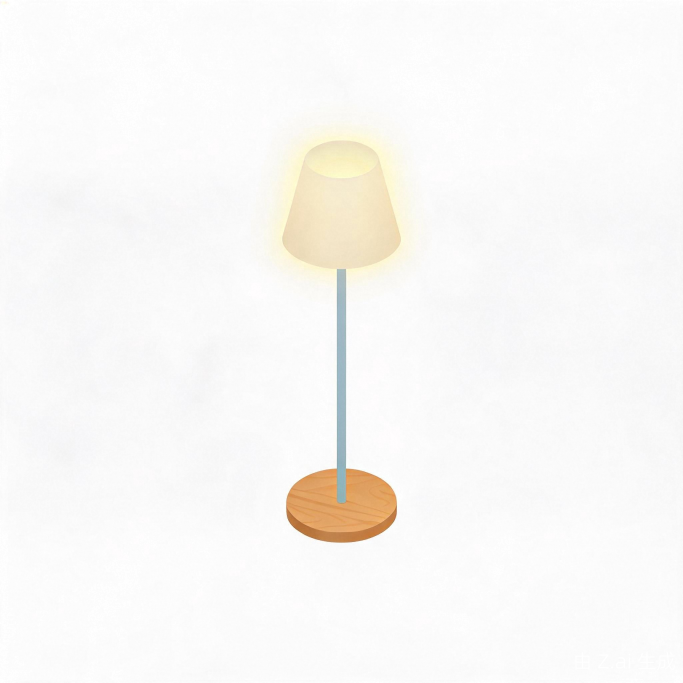
#> input picture dsh-room/room/packs/default/furniture/raw/lamp.jpg, 2048 x 2048 px, given in place of bedroom.jpg, which was not available (shown at 1/3 size)
$ python room-furnish.py
#> lines starting #> are read from the running program, lines starting #| are printed output that depends on the picture; after the words box and inside, x2 and y2 are one past the last pixel; in counts of white or black regions, pixels touching at a corner belong together
#!/usr/bin/env python3
# -*- coding: utf-8 -*-
"""
room-furnish.py · 房间素材加工（s2.0）
从 furniture/raw/*.jpg 重新生成家具透明贴图，修掉旧 PNG 的抠图破洞/黑渣/画布偏移：
  1) 边缘泛洪抠图（只清与边界连通的背景，内部同色物面不被误抠）
  2) 中值滤波去渣点 + 紧凑裁边（trim）
  3) plant-wardrobe 一图两物 → 拆成 plant.webp + wardrobe.webp
  4) 壳图水印：用邻近底色补掉（不裁图，保持构图）
  5) 输出 WebP（体积约为 PNG 的 1/10）+ 尺寸表 + contact-sheet 供人工核验
用法：python3 tools/room-furnish.py   （在 room/ 目录下运行）
"""
import json
import random
import sys
from pathlib import Path

from PIL import Image, ImageChops, ImageDraw, ImageFilter

ROOT = Path(__file__).resolve().parent.parent   # room/
RAW = ROOT / "packs" / "default" / "furniture" / "raw"
OUT = ROOT / "packs" / "default" / "furniture"
SHELLS = ROOT / "packs" / "default" / "shells"
SHEET = ROOT / "packs" / "default" / "furniture" / "_sheet.png"

SENTINEL = (255, 0, 255)  # 品红哨兵：素材里不存在，安全

# 每张图可手工覆盖的泛洪阈值（0 = 自动）；screen = Seedream 品红幕布版，走确定性抠图
THRESH = {"desk.jpg": 10, "plant-wardrobe.jpg": 12}
SCREENS = {
    "bed": "bed_screen.jpg",
    "desk": "desk_screen.jpg",
    "lamp": "lamp_screen.jpg",
    "plant-wardrobe": "plant-wardrobe_screen.jpg",
}


def key_magenta(im):
    """品红幕布确定性抠图：色相规则硬抠 + 腐蚀去粉边 + 羽化"""
    rgb = im.convert("RGB")
    r, g, b = rgb.split()
    m_r = r.point(lambda v: 255 if v > 150 else 0)            # 红够高
    m_g = g.point(lambda v: 255 if v < 120 else 0)            # 绿够低
    m_b = b.point(lambda v: 255 if v > 90 else 0)             # 蓝在中段（区别木头的高 R 低 B）
    m_rg = ImageChops.subtract(r, g).point(lambda v: 255 if v > 90 else 0)   # R-G 大
    is_bg = ImageChops.multiply(ImageChops.multiply(m_r, m_g), ImageChops.multiply(m_b, m_rg))
    alpha = is_bg.point(lambda v: 0 if v == 255 else 255)
    alpha = alpha.filter(ImageFilter.MinFilter(3))          # 腐蚀 1px，吃掉粉边
    alpha = alpha.filter(ImageFilter.GaussianBlur(0.8)).point(lambda v: 255 if v > 110 else 0)
    alpha = alpha.filter(ImageFilter.MedianFilter(3))
    out = im.convert("RGBA")
    out.putalpha(alpha)
    return out


# [29 lines left out: function key_background, not called in this run]


def alpha_bbox(im):
    return im.getchannel("A").getbbox()


def trim(im, pad=2):
    bbox = alpha_bbox(im)
    if not bbox:
        return im
    l, t, r, b = bbox
    l = max(0, l - pad); t = max(0, t - pad)
    r = min(im.width, r + pad); b = min(im.height, b + pad)
    return im.crop((l, t, r, b))


# [25 lines left out: function split_two, not called in this run]


def de_watermark(path):
    """右下角水印：用同图邻近底色填充覆盖"""
    im = Image.open(path).convert("RGB")
#> im is the input picture: PIL image 2048x2048 RGB; mean R, G, B 249.5, 248.3, 246.2
    w, h = im.size
#> w = 2048; h = 2048
    # 水印区：右下角 22% 宽 × 8% 高
    rx, ry = int(w * 0.76), int(h * 0.915)
#> rx = 1556; ry = 1873
    sample = im.crop((rx - 260, ry - 40, rx - 20, ry + int(h * 0.06)))
    small = sample.resize((1, 1)).getpixel((0, 0))
#> small = (252, 252, 252)
    patch = Image.new("RGB", (w - rx, h - ry), small)
#> patch: PIL image 492x175 RGB; every value is 252
    # 轻噪点，贴回去不显平
    noise = Image.effect_noise((w - rx, h - ry), 6).point(lambda v: int(v * 0.10))
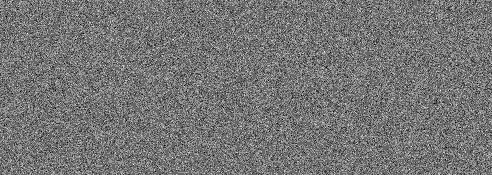
#> noise: PIL image 492x175 L; min 10, max 15, mean 12.3; drawn with min black and max white
    patch = Image.composite(patch, patch, Image.new("L", patch.size, 255))
    px = patch.load()
    np_ = noise.load()
    rnd = random.Random(7)
    for y in range(patch.height):
        for x in range(patch.width):
            r, g, b = px[x, y]
            d = (np_[x, y] - 12) // 2
            px[x, y] = (max(0, min(255, r + d)), max(0, min(255, g + d)), max(0, min(255, b + d)))
    im.paste(patch, (rx, ry))
    im.save(path, quality=92)
    print(f"  水印已除: {path.name} 填充色={small}")
#|   水印已除: bedroom.jpg 填充色=(252, 252, 252)


# [20 lines left out: function sheet, not called in this run]


def defringe_magenta(im):
    """把残留的品红像素改成中性灰（Seedream 偶尔把小物件染上幕布色）"""
    rgb = im.convert("RGB")
    r, g, b = rgb.split()
    m_r = r.point(lambda v: 255 if v > 150 else 0)
    m_g = g.point(lambda v: 255 if v < 120 else 0)
    m_b = b.point(lambda v: 255 if v > 90 else 0)
    m_rg = ImageChops.subtract(r, g).point(lambda v: 255 if v > 90 else 0)
    is_mag = ImageChops.multiply(ImageChops.multiply(m_r, m_g), ImageChops.multiply(m_b, m_rg))
    neutral = Image.new("RGB", im.size, (196, 202, 214))
    rgb = Image.composite(neutral, rgb, is_mag)
    rgb.putalpha(im.getchannel("A"))
    return rgb


def main():
    report = {}
    items = []

    print("── 壳图去水印 ──")
    for f in ("bedroom.jpg", "study.jpg"):
        de_watermark(SHELLS / f)
#> pass 2 of the loop in main, `for f in ("bedroom.jpg", "study.jpg"):`:
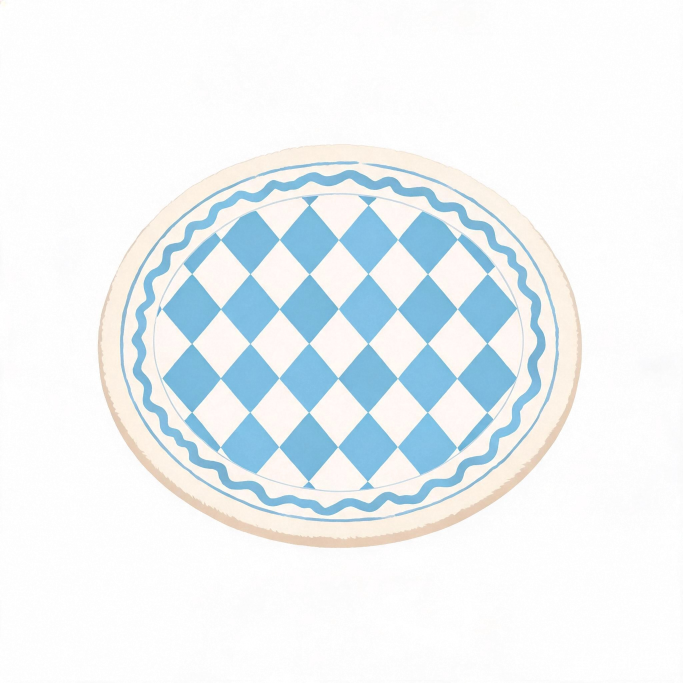
#> input picture dsh-room/room/packs/default/furniture/raw/rug.jpg, 2048 x 2048 px, given in place of study.jpg, which was not available (shown at 1/3 size)
#> in de_watermark, im is the input picture: PIL image 2048x2048 RGB; mean R, G, B 237.3, 243.2, 245.8
#> small = (254, 253, 253)
#|   水印已除: study.jpg 填充色=(254, 253, 253)

    print("── 家具贴图（幕布优先，raw 兕底）──")
    for stem in ("bed", "desk", "lamp", "plant-wardrobe", "rug", "shelf"):
        screen = RAW / SCREENS[stem] if stem in SCREENS else None
        if screen and screen.exists():
            im = Image.open(screen).convert("RGB")
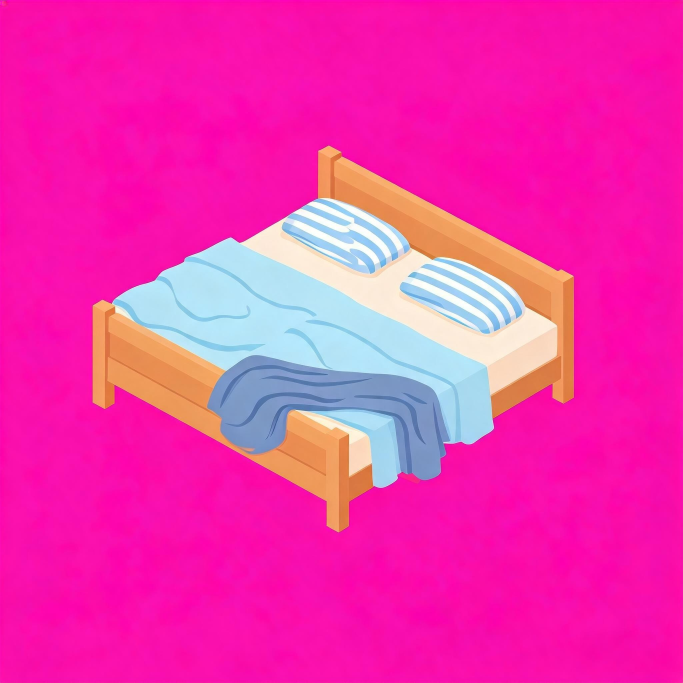
#> input picture dsh-room/room/packs/default/furniture/raw/bed_screen.jpg, 2048 x 2048 px (shown at 1/3 size)
#> im is the input picture: PIL image 2048x2048 RGB; mean R, G, B 238.3, 52.4, 174.6
            keyed = key_magenta(im)
#> in key_magenta, `m_r = r.point(lambda v: 255 if v > 150 else 0)`:
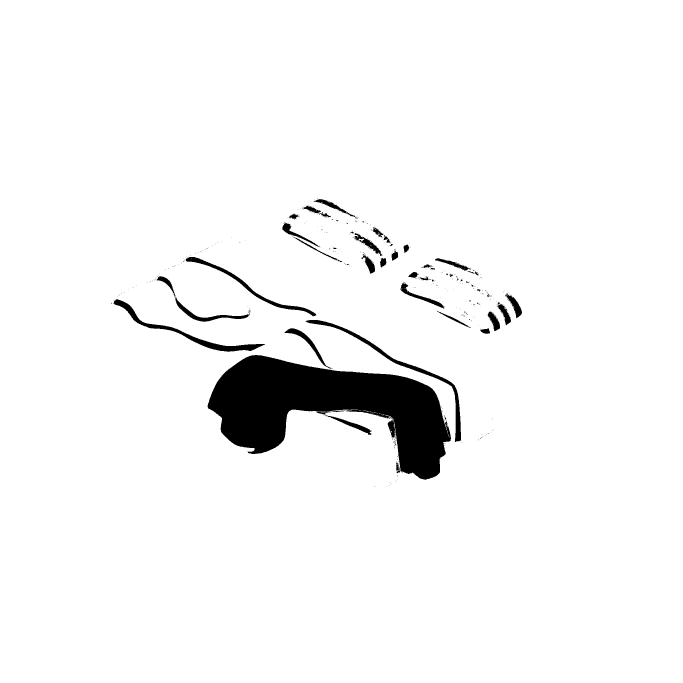
#> m_r: PIL image 2048x2048 L (shown at 1/3 size); 95.8% white; 444 black regions (398 under 20 px), largest, box (x1, y1, x2, y2) and area: (623, 1065, 1353, 1439) 134163, (917, 960, 1384, 1326) 7272, (341, 897, 795, 1055) 6780
#> in key_magenta, `m_g = g.point(lambda v: 255 if v < 120 else 0)`: m_g: PIL image 2048x2048 L; 78.3% white; 201 black regions (190 under 20 px), largest, box (x1, y1, x2, y2) and area: (278, 437, 1721, 1597) 907786, (888, 1180, 918, 1186) 81, (993, 496, 996, 514) 51
#> in key_magenta, `m_b = b.point(lambda v: 255 if v > 90 else 0)`: m_b: PIL image 2048x2048 L; 96.8% white; 280 black regions (241 under 20 px), largest, box (x1, y1, x2, y2) and area: (991, 458, 1654, 962) 42264, (314, 920, 657, 1295) 38101, (1473, 1068, 1684, 1253) 13995
#> in key_magenta, `m_rg = ImageChops.subtract(r, g).point(lambda v: 255 if v > 90 else 0)`: m_rg: PIL image 2048x2048 L; 80.1% white; 58 black regions (37 under 20 px), largest, box (x1, y1, x2, y2) and area: (280, 470, 1719, 1594) 830616, (957, 439, 1023, 480) 1400, (1662, 1137, 1691, 1207) 998
#> in key_magenta, `is_bg = ImageChops.multiply(ImageChops.multiply(m_r, m_g), ImageChops...`: is_bg: PIL image 2048x2048 L; 77.9% white; 33 black regions (32 under 20 px), largest, box (x1, y1, x2, y2) and area: (278, 437, 1721, 1597) 928823
#> in key_magenta, `alpha = alpha.filter(ImageFilter.MinFilter(3))`:
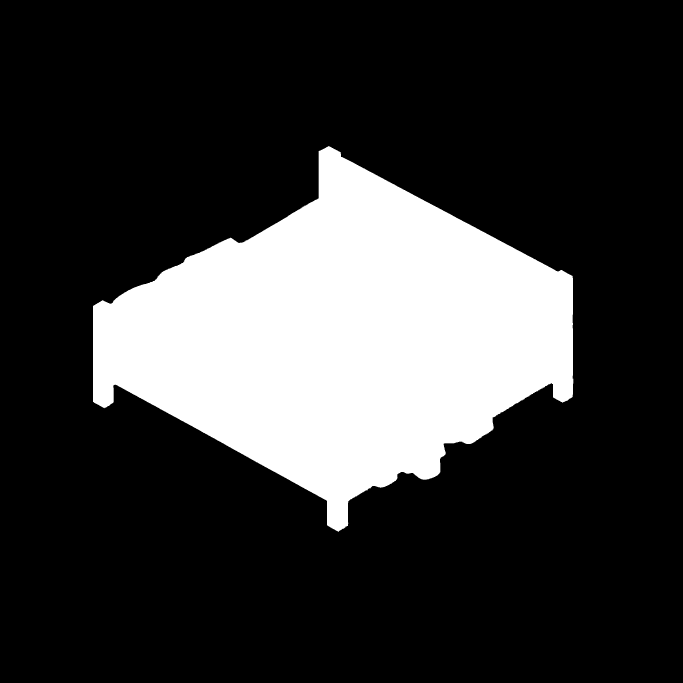
#> alpha: PIL image 2048x2048 L (shown at 1/3 size); 22% white; 1 white region, box (x1, y1, x2, y2) and area: (279, 438, 1720, 1595) 922955
#> in key_magenta, `alpha = alpha.filter(ImageFilter.MedianFilter(3))`: alpha: PIL image 2048x2048 L; 22% white; 1 white region, box (x1, y1, x2, y2) and area: (279, 439, 1720, 1595) 922950
#> in key_magenta, `out.putalpha(alpha)`:
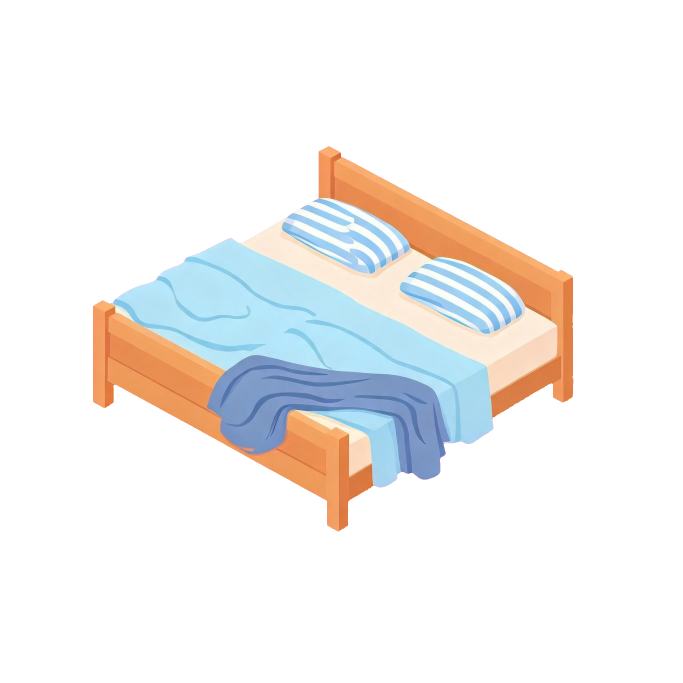
#> out: PIL image 2048x2048 RGBA (shown at 1/3 size); mean R, G, B, A 238.3, 52.4, 174.6, 56.1; transparent parts drawn white
            src = screen.name
        else:
            raw = RAW / (stem + ".jpg")
            im = Image.open(raw).convert("RGB")
            t = THRESH.get(raw.name, 14)
            keyed = key_background(im, t)
            src = raw.name
        bbox = alpha_bbox(keyed)
#> bbox = (279, 439, 1720, 1595)
        if stem != "plant-wardrobe":
            keyed = defringe_magenta(keyed)
#> in defringe_magenta, `rgb = Image.composite(neutral, rgb, is_mag)`:
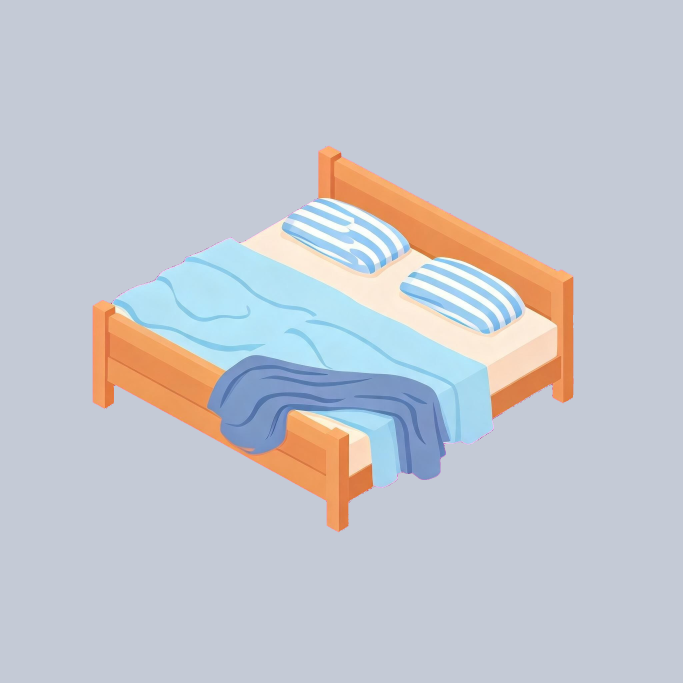
#> rgb: PIL image 2048x2048 RGB (shown at 1/3 size); mean R, G, B 196.3, 199.5, 207.7
        print(f"  {stem} <- {src}: bbox={bbox}")
#|   bed <- bed_screen.jpg: bbox=(279, 439, 1720, 1595)
        if stem == "plant-wardrobe":
            a, b = split_two(keyed, "plant", "wardrobe", fixed_cut=868)
            a.save(OUT / "plant.webp", "WEBP", quality=88, method=6)
            b.save(OUT / "wardrobe.webp", "WEBP", quality=88, method=6)
            report["plant"] = a.size; report["wardrobe"] = b.size
            items += [(a, "plant"), (b, "wardrobe")]
        else:
            out = trim(keyed)
#> in trim, `l, t, r, b = bbox`: l = 279; t = 439; r = 1720; b = 1595
#> in trim, `l = max(0, l - pad)`: l = 277
#> in trim, `t = max(0, t - pad)`: t = 437
#> in trim, `r = min(im.width, r + pad)`: r = 1722
#> in trim, `b = min(im.height, b + pad)`: b = 1597
#> in trim, `return im.crop((l, t, r, b))`:
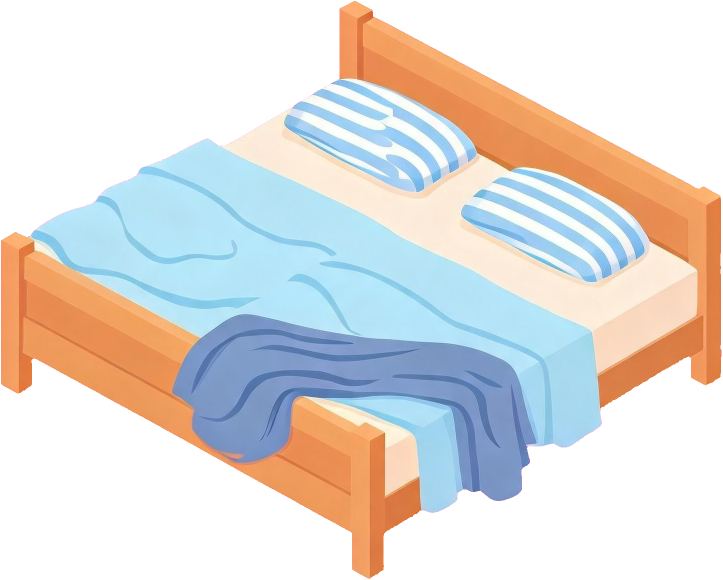
#> returned value: PIL image 1445x1160 RGBA (shown at 1/2 size); mean R, G, B, A 196.7, 195.8, 198.2, 140.4; transparent parts drawn white
            out.save(OUT / (stem + ".webp"), "WEBP", quality=88, method=6)
            report[stem] = out.size
            items.append((out, stem))
#> pass 2 of the loop in main, `for stem in ("bed", "desk", "lamp", "plant-wardrobe", "rug", "shelf"):`:
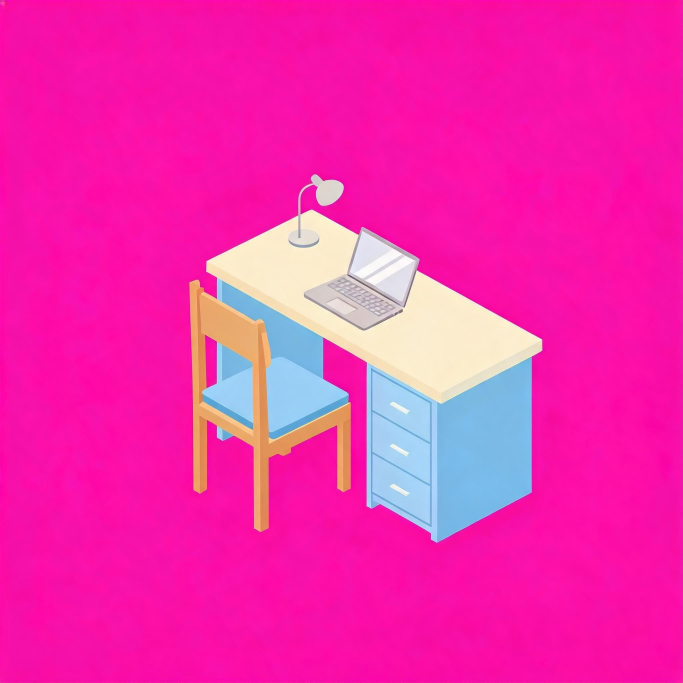
#> input picture dsh-room/room/packs/default/furniture/raw/desk_screen.jpg, 2048 x 2048 px (shown at 1/3 size)
#> in main, im is the input picture: PIL image 2048x2048 RGB; mean R, G, B 240.6, 45.1, 173.4
#> m_r: PIL image 2048x2048 L; 95.8% white; 198 black regions (173 under 20 px), largest, box (x1, y1, x2, y2) and area: (1311, 1072, 1593, 1626) 114396, (666, 843, 968, 1136) 30099, (1112, 1099, 1296, 1582) 10116
#> m_g: PIL image 2048x2048 L; 84% white; 12 black regions (11 under 20 px), largest, box (x1, y1, x2, y2) and area: (568, 523, 1627, 1628) 670515
#> m_b: PIL image 2048x2048 L; 99.3% white; 139 black regions (120 under 20 px), largest, box (x1, y1, x2, y2) and area: (774, 984, 889, 1592) 13585, (1001, 1212, 1050, 1473) 4987, (590, 864, 617, 1212) 4579
#> m_rg: PIL image 2048x2048 L; 84.2% white; 2 black regions, box (x1, y1, x2, y2) and area: (569, 524, 1627, 1628) 664175, (614, 1329, 618, 1459) 340
#> is_bg: PIL image 2048x2048 L; 84% white; 5 black regions (4 under 20 px), largest, box (x1, y1, x2, y2) and area: (568, 523, 1627, 1628) 672291
#> in main, `bbox = alpha_bbox(keyed)`: bbox = (569, 524, 1626, 1627)
#|   desk <- desk_screen.jpg: bbox=(569, 524, 1626, 1627)
#> in trim (call 2), `l, t, r, b = bbox`: l = 569; t = 524; r = 1626; b = 1627
#> in trim (call 2), `l = max(0, l - pad)`: l = 567
#> in trim (call 2), `t = max(0, t - pad)`: t = 522
#> in trim (call 2), `r = min(im.width, r + pad)`: r = 1628
#> in trim (call 2), `b = min(im.height, b + pad)`: b = 1629
#> in trim (call 2), `return im.crop((l, t, r, b))`:
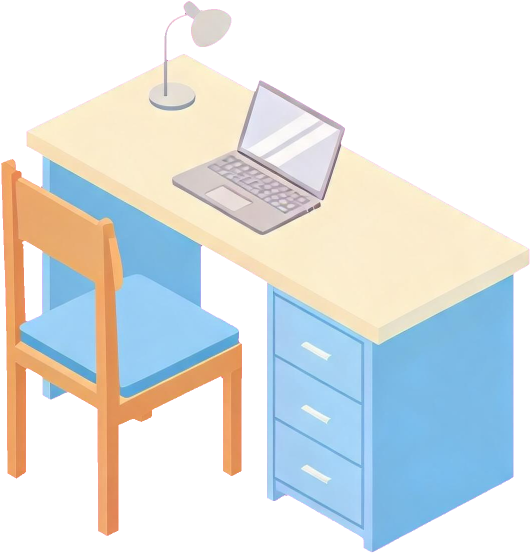
#> returned value: PIL image 1061x1107 RGBA (shown at 1/2 size); mean R, G, B, A 195.1, 202.3, 207.7, 144.3; transparent parts drawn white

    sheet(items, SHEET)
    (OUT / "sizes.json").write_text(json.dumps(report, ensure_ascii=False, indent=1))
    print(json.dumps(report, ensure_ascii=False))


if __name__ == "__main__":
#> (the run stopped early here; a loop or call above may not have finished)
